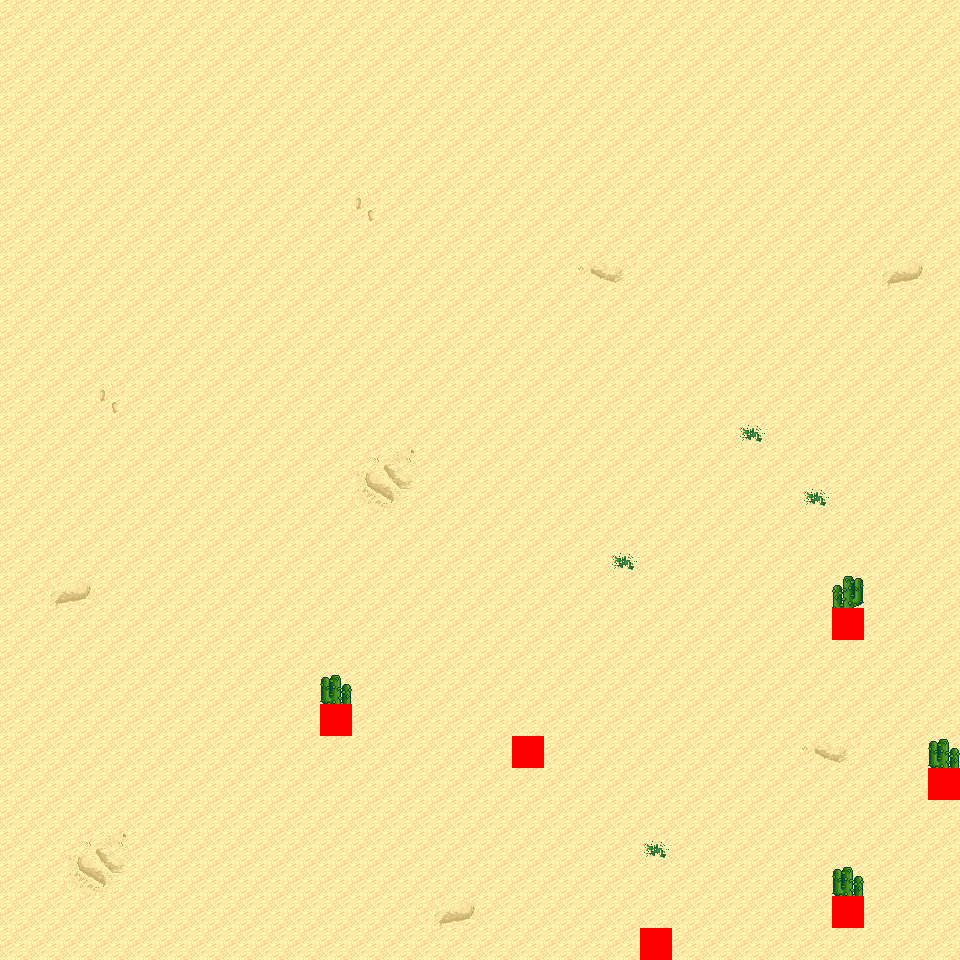

The image is a tile-based game level rendered from a .tmx file. Its description and source (layers, tilesets, objects; grid data summarised) follow:
An orthogonal 30x30 tile map with 32x32 px tiles, 6 tile layers (Ground, Object, Object2, Above, ...), 8 tilesets and 5 objects (5x mapExit).

<map version="1.0" orientation="orthogonal" renderorder="right-down" width="30" height="30" tilewidth="32" tileheight="32" nextobjectid="6">
  <tileset firstgid="1" name="tileset_logic_collision" tilewidth="32" tileheight="32" tilecount="1" columns="1">
    <image source="../drawable/tileset_logic_collision.png" width="32" height="32" />
  </tileset>
  <tileset firstgid="2" name="tileset_ground_ground" tilewidth="32" tileheight="32" tilecount="33" columns="3">
    <image source="../drawable/tileset_ground_ground.png" width="96" height="352" />
  </tileset>
  <tileset firstgid="35" name="tileset_ground_ridge_earth_pale" tilewidth="32" tileheight="32" tilecount="96" columns="12">
    <image source="../drawable/tileset_ground_ridge_earth_pale.png" width="384" height="256" />
  </tileset>
  <tileset firstgid="131" name="tileset_ground_ridge_earth_dark" tilewidth="32" tileheight="32" tilecount="96" columns="12">
    <image source="../drawable/tileset_ground_ridge_earth_dark.png" width="384" height="256" />
  </tileset>
  <tileset firstgid="227" name="tileset_terrain_desert" tilewidth="32" tileheight="32" tilecount="88" columns="8">
    <image source="../drawable/tileset_terrain_desert.png" width="256" height="352" />
  </tileset>
  <tileset firstgid="315" name="tileset_plant_tree_tree_darkgreen" tilewidth="32" tileheight="32" tilecount="88" columns="8">
    <image source="../drawable/tileset_plant_tree_tree_darkgreen.png" width="256" height="352" />
  </tileset>
  <tileset firstgid="403" name="tileset_ground_sand_2" tilewidth="32" tileheight="32" tilecount="15" columns="5">
    <image source="../drawable/tileset_ground_sand_2.png" width="160" height="96" />
  </tileset>
  <tileset firstgid="418" name="tileset_plant_cactus_2" tilewidth="32" tileheight="32" tilecount="10" columns="5">
    <image source="../drawable/tileset_plant_cactus_2.png" width="160" height="64" />
  </tileset>
  <layer name="Ground" width="30" height="30">
    <data>[900 cells, 900 non-empty, 12 distinct tile ids]</data>
  </layer>
  <layer name="Object" width="30" height="30">
    <data>[900 cells, 5 non-empty, 3 distinct tile ids]</data>
  </layer>
  <layer name="Object2" width="30" height="30">
    <data>[900 cells, 0 non-empty, 0 distinct tile ids]</data>
  </layer>
  <layer name="Above" width="30" height="30">
    <data>[900 cells, 4 non-empty, 2 distinct tile ids]</data>
  </layer>
  <layer name="Above2" width="30" height="30">
    <data>[900 cells, 0 non-empty, 0 distinct tile ids]</data>
  </layer>
  <layer name="Walkable" width="30" height="30">
    <data>[900 cells, 6 non-empty, 1 distinct tile ids]</data>
  </layer>
  <objectgroup name="MapEvents">
    <object id="1" name="south" type="mapExit" x="0" y="928" width="640" height="32">
      <properties>
        <property name="map" value="level_0_x35_y146" />
        <property name="x" value="0" />
        <property name="y" value="1" />
      </properties>
    </object>
    <object id="2" name="south2" type="mapExit" x="672" y="928" width="288" height="32">
      <properties>
        <property name="map" value="level_0_x35_y146" />
        <property name="x" value="21" />
        <property name="y" value="1" />
      </properties>
    </object>
    <object id="3" name="west" type="mapExit" x="0" y="0" width="32" height="960">
      <properties>
        <property name="map" value="level_0_x34_y145" />
        <property name="x" value="28" />
        <property name="y" value="0" />
      </properties>
    </object>
    <object id="4" name="east" type="mapExit" x="928" y="0" width="32" height="768">
      <properties>
        <property name="map" value="level_0_x36_y145" />
        <property name="x" value="1" />
        <property name="y" value="0" />
      </properties>
    </object>
    <object id="5" name="east2" type="mapExit" x="928" y="800" width="32" height="160">
      <properties>
        <property name="map" value="level_0_x36_y145" />
        <property name="x" value="1" />
        <property name="y" value="25" />
      </properties>
    </object>
  </objectgroup>
</map>
